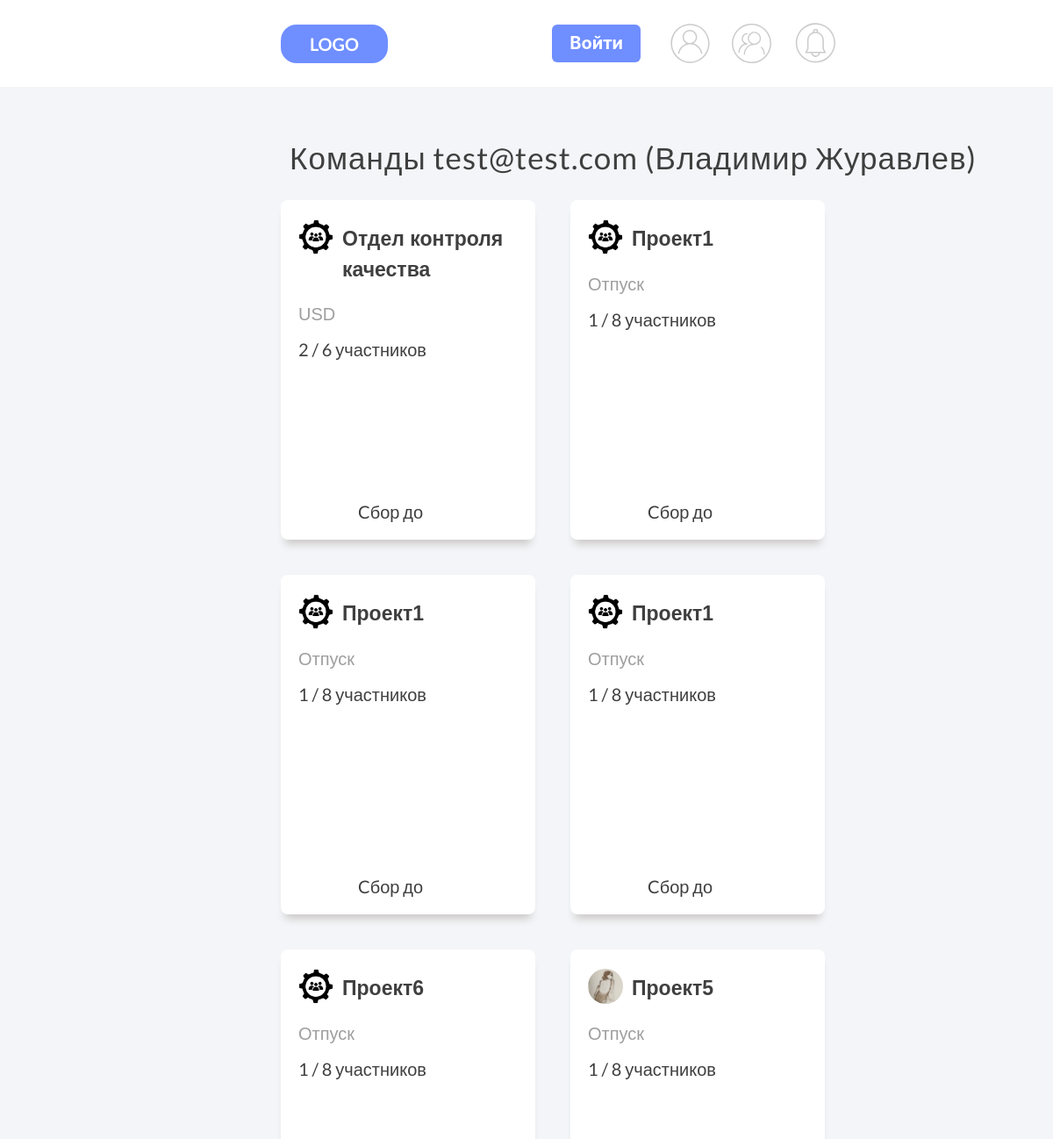
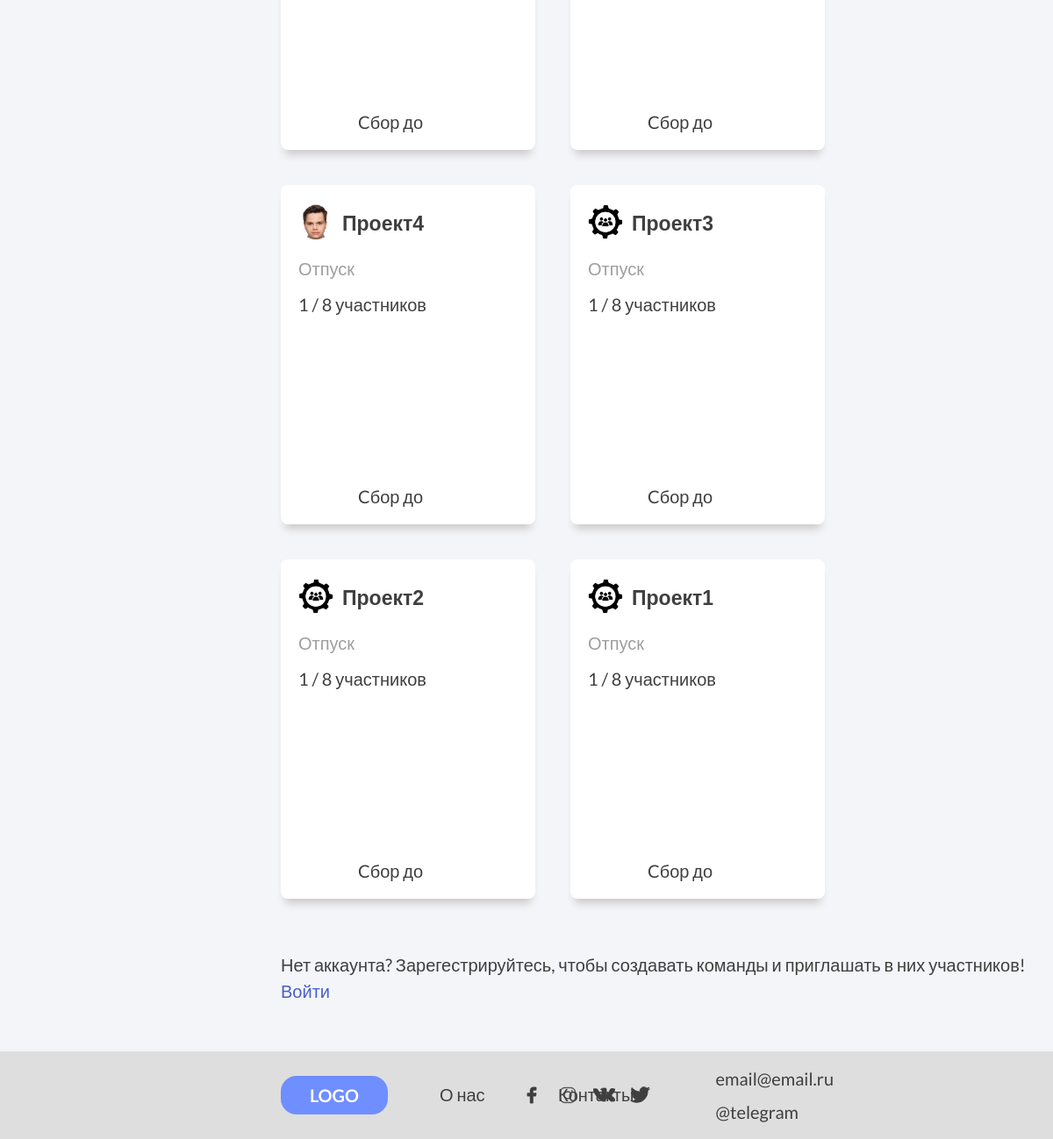
/profile/1/user-teams, run on an earlier commit of the app's database (2 pictures, top to bottom).
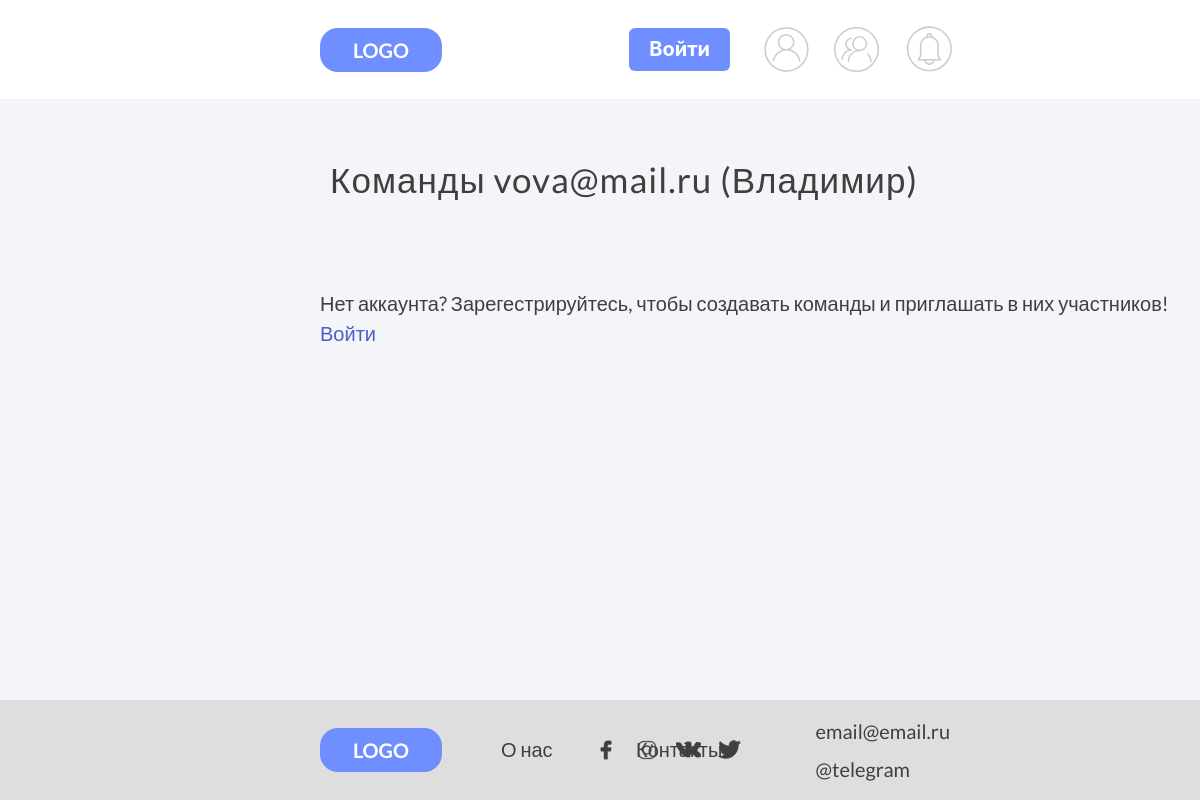
And on a later commit of the database.
### users/models.py (models this page shows, shortened)
class Profile(models.Model):
    user = models.OneToOneField(
        CustomUser,
        related_name='profile',
        on_delete=models.CASCADE
        )
    email = models.EmailField(_('email address'), unique=True)
    full_name = models.CharField(
        'Имя Фамилия',
        max_length=40,
        null=True,
        blank=True
        )
    town = models.CharField(
        ('Город пользователя'),
        null=True,
        max_length=20,
        blank=True
        )
    phone_number = models.CharField(
        'Телефон пользователя',
        null=True,
        blank=True,
        max_length=30
        )
    date_birth = models.CharField(
        'Возраст пользователя',
        null=True,
        blank=True,
        max_length=50)
    img = models.ImageField(
        'Фото пользователя',
        default='default.png',
        upload_to='user_images'
        )
    info = models.TextField('Информация о пользователе')
    education = models.CharField(
        'Информация об образовании',
        max_length=50,
        null=True,
        blank=True
        )
    work_experience = models.TextField('Опыт работы', null=True, blank=True)
    public_activities = models.TextField('Общественная деятельность', null=True, blank=True)
    teams = models.ManyToManyField(
        'Team',
        verbose_name='Мои команды',
        blank=True,
        related_name='teams'
        )
    instagram = models.URLField(
        max_length=100,
        blank=True,
        null=True,
        )
    vk = models.URLField(
        max_length=100,
        blank=True,
        null=True,
        )
    facebook = models.URLField(
        max_length=100,
        blank=True,
        null=True,
        )
    twitter = models.URLField(
        max_length=100,
        blank=True,
        null=True,
        )
    active_team_id = models.IntegerField(default=0)
    class Meta:
        verbose_name = 'Профиль'
        verbose_name_plural = 'Профили'

class Team(models.Model):
    ACTIVE = 'active'
    DELETED = 'deleted'
    CHOICES_STATUS = (
        (ACTIVE, 'Active'),
        (DELETED, 'Deleted')
    )
    name = models.CharField(
        'Наименование команды',
        max_length=64,
        )
    description = models.CharField(
        'Описание команды',
        max_length=1024,
        null=True,
        blank=True
        )
    owner = models.ForeignKey(
        CustomUser,
        related_name='created_teams',
        verbose_name='Автор команды',
        on_delete=models.CASCADE,
        blank=True,
        null=True,
        )
    members = models.ManyToManyField(
        CustomUser,
        related_name='users_teams',
        verbose_name='Участники',
        blank=True,
        )
    count_of_players = models.IntegerField('Число участников')
    created_at = models.DateTimeField(
        'Дата cоздания команды',
        auto_now_add=True,
        null=True,
        blank=True
        )
    img = models.ImageField(
        'Фото команды',
        default='default-team.png',
        upload_to='user_images'
        )
    status = models.CharField(max_length=10, choices=CHOICES_STATUS, default=ACTIVE)
    class Meta:
        ordering = ['-created_at']
        verbose_name = 'Команду'
        verbose_name_plural = 'Команды'

### users/views.py (the view)
# urls.py: path('profile/<int:pk>/user-teams', userViews.UserTeamView.as_view(), name='user-teams'),
class UserTeamView(ListView):
    template_name = 'teams/user-teams.html'
    model = Profile
    paginate_by = 4
    def get_context_data(self, **kwards):
        ctx = super(UserTeamView, self).get_context_data(**kwards)
        ctx['target'] = Profile.objects.get(pk=self.kwargs['pk'])
        return ctx

### users/templates/teams/user-teams.html (shortened to what this page needs)
{% extends 'users/base.html'%}
{% load static %}
{% block link %}
    <link rel="stylesheet" type='text/css' href="{% static 'teams/css/user-teams.css' %}">
{% endblock %}
{% block content %}
    <div class="my-teams">
        {% if target.id == user.id %}
            <div class="text-label-mt"> Мои команды </div>
        {% else %}
            <div class="text-label-mt"> Команды {{ target.email }} ({{ target.full_name }}) </div>
        {% endif %}
        <div class="block-teams" id="teamID">
            {% for team in target.teams.all %}
                <a href="{% url 'team' team.id %}" class="icon-team">
                    <div class="frame-19">
                        <div class="frame-26">
                            <div class="frame-17">
                                <div class="frame-21">
                                    <img src="{{ team.img.url }}" alt="" class="unsplash">
                                </div>
                                <div class="frame-25">
                                    <div class="text_label_t valign-text-middle lato-semi-bold-ship-gray-23px"> {{ team.name }} </div>
                                </div>
                            </div>
                            <div class="text_label valign-text-middle lato-semi-bold-ship-gray-20px"> {{team.description|striptags|truncatechars:50}} </div>
                            <div class="frame-20">
                                <div class="frame-19-pl">
                                    <div class="valign-text-middle players  lato-normal-ship-gray"> {{team.members.all|length}} / {{team.count_of_players}} участников </div>
                                </div>
                            </div>
                        </div>
                        <div class="sbor valign-text-middle lato-normal-ship-gray"> Cбор до  </div>
                    </div>
                </a>
            {% endfor %}
        </div>
        {% if target.id == user.id %}
            <div class="frame-99">
                <a href="{% url 'team-create' %}">
                    <button class="btn btn-outline-dark"> Cоздать команду </button>
                </a>
            </div>
        {% elif not user.is_authenticated %}
            <div class="frame-99 lato-normal-ship-gray"> Нет аккаунта? Зарегестрируйтесь, чтобы создавать команды и приглашать в них участников! <a href="{% url 'login' %}"> Войти</a> </div>
        {% else  %}
            <div class="frame-99">
                <a href="">
                    <button class="btn btn-outline-dark "> Пригласить в команду </button>
                </a>
            </div>
        {% endif %}
    </div>
{%endblock%}

What changed in the data, as far as the page shows it:
removed Team: img (placeholder picture), name "Отдел контроля качества", description "USD", members.all|length "2", count_of_players "6"
removed Team: img (placeholder picture), name "Проект1", description "Отпуск", members.all|length "1", count_of_players "8"
removed Team: img (placeholder picture), name "Проект1", description "Отпуск", members.all|length "1", count_of_players "8"
removed Team: img (placeholder picture), name "Проект1", description "Отпуск", members.all|length "1", count_of_players "8"
removed Team: img (placeholder picture), name "Проект6", description "Отпуск", members.all|length "1", count_of_players "8"
removed Team: img (picture), name "Проект5", description "Отпуск", members.all|length "1", count_of_players "8"
removed Team: img (picture), name "Проект4", description "Отпуск", members.all|length "1", count_of_players "8"
removed Team: img (placeholder picture), name "Проект3", description "Отпуск", members.all|length "1", count_of_players "8"
removed Team: img (placeholder picture), name "Проект2", description "Отпуск", members.all|length "1", count_of_players "8"
removed Team: img (placeholder picture), name "Проект1", description "Отпуск", members.all|length "1", count_of_players "8"
changed Profile: email "test@test.com" → "vova@mail.ru"; full_name "Владимир Журавлев" → "Владимир"
